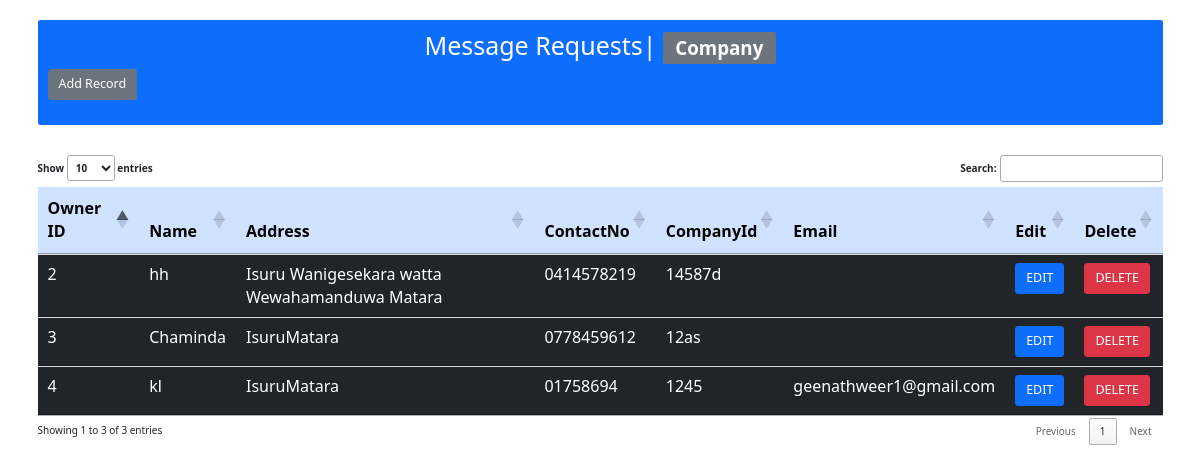
Page /companymsgrequest.php on the committed database.
### tables this page shows
CREATE TABLE `company` (
  `ownerId` int(11) NOT NULL,
  `email` varchar(255) NOT NULL,
  `password` varchar(255) NOT NULL,
  `name` varchar(255) NOT NULL,
  `companyID` varchar(255) NOT NULL,
  `address` varchar(255) NOT NULL,
  `contact` varchar(255) NOT NULL
);

### companymsgrequest.php (the view, shortened to what this page needs)
<html>
<head>
	<link rel="stylesheet" href="https://maxcdn.bootstrapcdn.com/bootstrap/3.3.7/css/bootstrap.min.css">
     <link rel="stylesheet" type="text/css" href="https://cdn.datatables.net/1.10.19/css/jquery.dataTables.min.css">
     <link href="https://cdn.jsdelivr.net/npm/bootstrap@5.1.1/dist/css/bootstrap.min.css" rel="stylesheet">
</head>
<body>
	<div class="container mt-3" style="width: 100%; margin-top: 100px;">
    <div class="mt-3 p-3 bg-primary text-white rounded">
		<h1 align="center"> Message Requests| <span class="badge bg-secondary">Company</span> </h1>
		<a href="Mcompany.php" class="btn btn-secondary btn-lg">Add Record</a><br><br>
    </div>
    <br>
    <br>
		<div class="row">
        <table id="example" class="table table-dark table-hover " style="width:100%">
        <thead class="table-primary">
            <tr>
                <th>Owner ID</th>
                <th>Name</th>
                <th>Address</th>
                <th>ContactNo</th>
                <th>CompanyId</th>
                <th>Email</th>
                <th>Edit</th>
                <th>Delete</th>
            </tr>
        </thead>
        <tbody>
        	<?php
        	      include("config.php");
                  $query ="SELECT * FROM company";
                  $sql = mysqli_query($conn,$query);
                  while($row = mysqli_fetch_array($sql))
                  {
                    $id = $row['ownerId'];
                    $name = $row['name'];
                    $address = $row['address'];
                    $contact = $row['contact'];
                    $companyId = $row['companyID'];
                    $email = $row['email'];
        	?>
            <tr>
                      <td><?php echo $id ?></td>
                      <td><?php echo $name ?></td>
                      <td><?php echo $address ?></td>
                      <td><?php echo $contact ?></td>
                      <td><?php echo $companyId ?></td>
                      <td><?php echo $email ?></td>
                      <td><a href="companyedit.php?id=<?php echo $id  ?>" class="btn btn-primary btn-lg">EDIT</a></td>
                      <td> <a href="companydelete.php?id=<?php echo $id ?>" class="btn btn-danger btn-lg" onClick="return confirm('Are you sure you want to delete?')">DELETE</a></td>
            </tr>
            <?php } ?>
        </tbody>
    </table>
		</div>
	</div>
</body>
</html>

### rows in the picture
company: ownerId "2", name "hh", address "Isuru Wanigesekara watta Wewahamanduwa Matara", contact "0414578219", companyID "14587d"
company: ownerId "3", name "Chaminda", address "IsuruMatara", contact "0778459612", companyID "12as"
company: ownerId "4", name "kl", address "IsuruMatara", contact "01758694", companyID "1245", email "geenathweer1@gmail.com"
